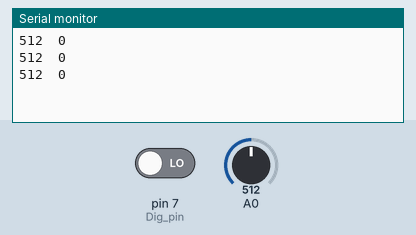
Recording of a sketch running on a simulated Arduino Uno, built with avr-gcc and run on an emulated ATmega328P. On the bench: the last lines printed to the serial monitor. The inputs (shaded band) are chosen by the test bench; at power-on: A0 = 512, pin 7 (Dig_pin) LOW.

Above: at 1.3 s.
1.4 s: A0 set to 716
At 1.9 s:
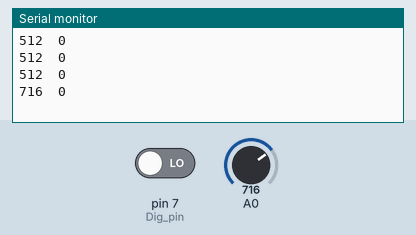
2.9 s: pin 7 (Dig_pin) driven HIGH
At 3.4 s:
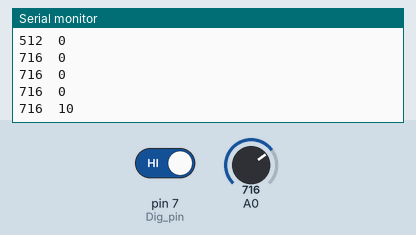
4.4 s: A0 set to 900
At 4.9 s:
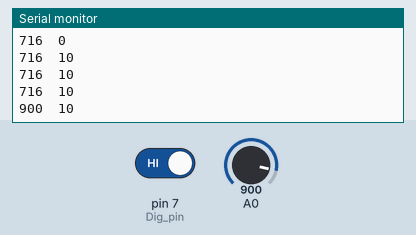
5.9 s: pin 7 (Dig_pin) driven LOW
At 6.4 s:
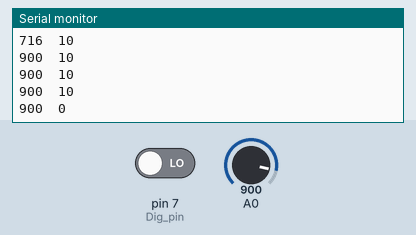
Timing chart, 0 to 8.4 s (numbered marks = the images above; inputs shaded):
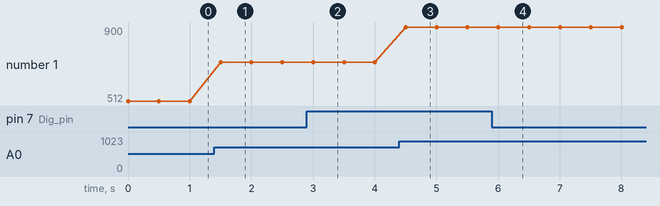

The sketch:

arduinoUno-odbicie2.ino
```cpp
    /*
  SW-18010P-Vibration-Sensor-Module
  made on 05 Jan 2021
  by Amir Mohammad Shojaee @ Electropeak
  Home
https://electropeak.com/learn/interfacing-sw-18010p-vibration-sensor-module-with-arduino/
*/

#define Dig_pin 7
int Dig_out = LOW;
int Ana_out = 1;

void setup() {
   Serial.begin(9600);
}

void loop() {
   Dig_out = digitalRead(Dig_pin);
   Dig_out = Dig_out*10;
   Ana_out = analogRead(A0);
  // Serial.print("Anaolog : ");
   Serial.print(Ana_out);
   Serial.print("\t");
   //Serial.print("          Digital :");
   Serial.println(Dig_out);
   delay(500);
}
```

Measured:
- after the input at 1.4 s, the serial monitor: prints a new line after 0.10 s (image 1)
- after the input at 2.9 s, the serial monitor: prints a new line after 0.10 s (image 2)
- after the input at 4.4 s, the serial monitor: prints a new line after 0.10 s (image 3)
- after the input at 5.9 s, the serial monitor: prints a new line after 0.11 s (image 4)
- plotted number 1: 512 → 716 after the input at 1.4 s, 716 → 900 after the input at 4.4 s
